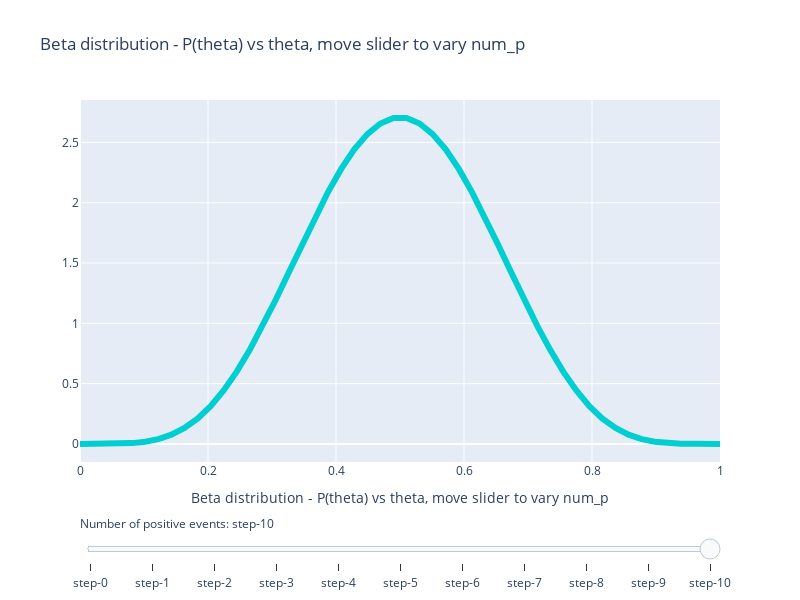

Notebook code for this chart:
### Markdown cell above
## Beta distribution is the conjugate prior of a binomial distribution. This means that the posterior, computed from a likelihood function that has a binomial form,  will have a beta disrtribution. This posterior can be analytically computed when a uniform prior is used for p(theta) as beta(alpha, beta) where
## alpha corresponds to num_p + 1 = number of positive + 1
## beta corresponds to total - num_p + 1 = number of negative + 1
## alpha and beta are pseudo, counts
## alpha = 1 and beta = 1 gives you a uniform distribution

### Code cell
def beta_vector(num_p, args):
    alpha = num_p + 1
    beta = args['total'] - num_p + 1
    theta_range_steps = args['theta_range_steps']
    
    theta =  np.linspace(0,1,theta_range_steps)
    term = gamma(alpha + beta) / ( gamma(alpha) * gamma(beta) )
    p_theta = term * theta**(alpha - 1) * (1 - theta)**(beta - 1)
    return(p_theta)


fig = plotter(total=10, theta_range_steps=50, function=beta_vector, 
              function_args={'total':10, 'theta_range_steps': 50},
              plotting_args={'title': 'Beta distribution - P(theta) vs theta, move slider to vary num_p'})
pio.show(fig)
